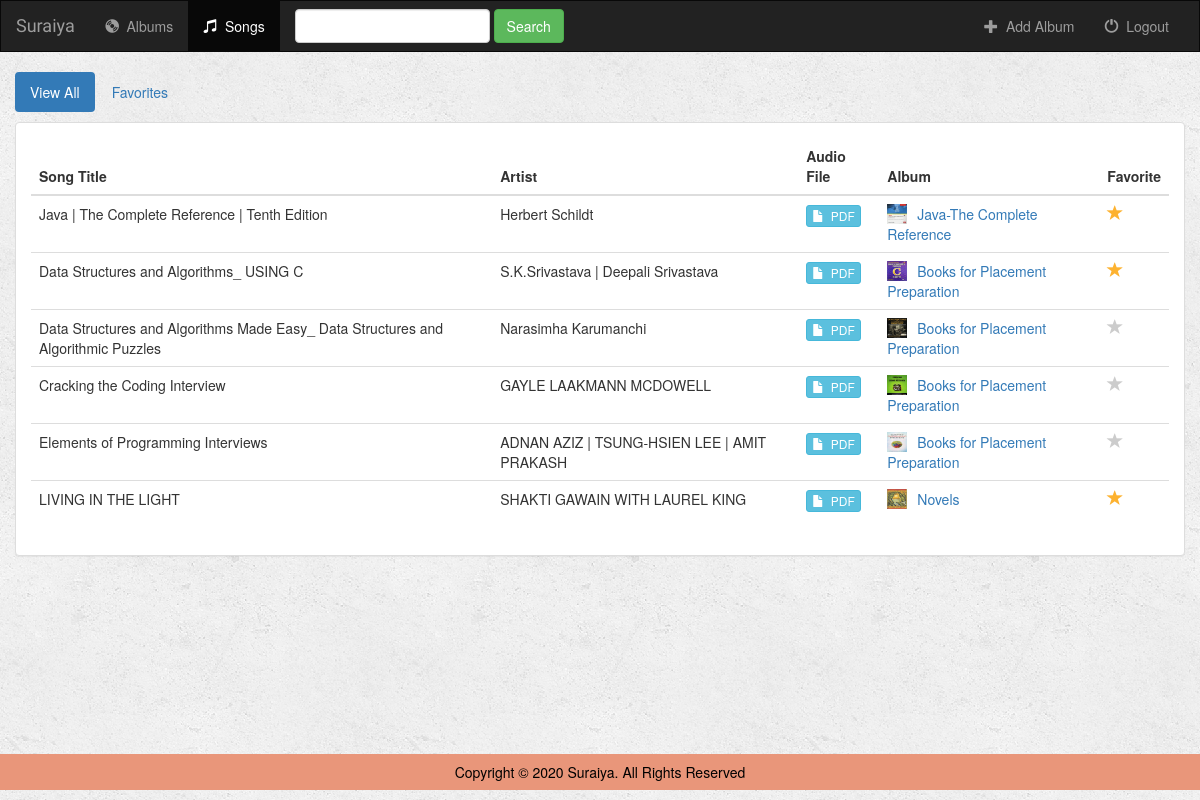
Page /music/songs/all/ (signed in) on the committed database.
### music/models.py (models this page shows, shortened)
class Song(models.Model):
    album = models.ForeignKey(Album, on_delete=models.CASCADE)
    song_title = models.CharField(max_length=250)
    audio_file = models.FileField(default='')
    is_favorite = models.BooleanField(default=False)

class Album(models.Model):
    user = models.ForeignKey(User, default=1)
    artist = models.CharField(max_length=250)
    album_title = models.CharField(max_length=500)
    genre = models.CharField(max_length=100)
    album_logo = models.FileField()
    is_favorite = models.BooleanField(default=False)

### music/views.py (the view)
# urls.py: url(r'^songs/(?P<filter_by>[a-zA_Z]+)/$', views.songs, name='songs'),
def songs(request, filter_by):
    if not request.user.is_authenticated():
        return render(request, 'music/login.html')
    else:
        try:
            song_ids = []
            for album in Album.objects.filter(user=request.user):
                for song in album.song_set.all():
                    song_ids.append(song.pk)
            users_songs = Song.objects.filter(pk__in=song_ids)
            if filter_by == 'favorites':
                users_songs = users_songs.filter(is_favorite=True)
        except Album.DoesNotExist:
            users_songs = []
        return render(request, 'music/songs.html', {
            'song_list': users_songs,
            'filter_by': filter_by,
        })

### music/templates/music/songs.html (shortened to what this page needs)
{% extends 'music/base.html' %}
{% block songs_active %}active{% endblock %}
{% block body %}
<div class="container-fluid songs-container">
    <div class="row">
        <div class="col-sm-12">
            <ul class="nav nav-pills" style="margin-bottom: 10px;">
                <li role="presentation" {% if filter_by == 'all' %}class="active"{% endif %}><a href="{% url 'music:songs' 'all' %}">View All</a></li>
                <li role="presentation" {% if filter_by == 'favorites' %}class="active"{% endif %}><a href="{% url 'music:songs' 'favorites' %}">Favorites</a></li>
            </ul>
        </div>
    </div>
    <div class="row">
        <div class="col-sm-12">
            <div class="panel panel-default">
                <div class="panel-body">
                    <table class="table">
                        <thead>
                            <tr>
                                <th>Song Title</th>
                                <th>Artist</th>
                                <th>Audio File</th>
                                <th>Album</th>
                                <th>Favorite</th>
                            </tr>
                        </thead>
                        <tbody>
                            {% for song in song_list %}
                                <tr>
                                    <td>{{ song.song_title }}</td>
                                    <td>{{ song.album.artist }}</td>
                                    <td>
                                        <a target="_blank" href="{{ song.audio_file.url }}">
                                            <button type="button" class="btn btn-info btn-xs">
                                                <span class="glyphicon glyphicon-file"></span>&nbsp; PDF
                                            </button>
                                        </a>
                                    </td>
                                    <td>
                                        <a href="{% url 'music:detail' song.album.id %}">
                                            <img src="{{ song.album.album_logo.url }}" class="img-responsive" style="width: 20px; float: left; margin-right: 10px;" />
                                        </a>
                                        <a href="{% url 'music:detail' song.album.id %}">{{ song.album.album_title }}</a>
                                    </td>
                                    <td>
                                        <a href="{% url 'music:favorite' song.id %}" class="btn-favorite"><span class="glyphicon glyphicon-star {% if song.is_favorite %}active{% endif %}"></span></a>
                                    </td>
                                </tr>
                            {% endfor %}
                        </tbody>
                    </table>
                </div>
            </div>
        </div>
    </div>
    <div class="footer">
        <p style="text-align: center;
        position: fixed;
        left: 0;
        bottom: 0;
        width: 100%;
        padding: 8px;
        background-color: DarkSalmon;
        color: black;">Copyright © 2020 Suraiya. All Rights Reserved</p>
    </div>
</div>
{% endblock %}

### music/static/music/style.css (style rules this page uses)
body { background: white url("images/background.png"); }
.glyphicon-star { color: #CCCCCC; font-size: 16px; }
.glyphicon-star.active { color: #FDB230; }

### rows in the picture
Song: song_title "Java | The Complete Reference | Tenth Edition", album.artist "Herbert Schildt", album.album_logo (picture), album.album_title "Java-The Complete Reference", is_favorite True (drawn)
Song: song_title "Data Structures and Algorithms_ USING C", album.artist "S.K.Srivastava | Deepali Srivastava", album.album_logo (picture), album.album_title "Books for Placement Preparation", is_favorite True (drawn)
Song: song_title "Data Structures and Algorithms Made Easy_ Data Structures and Algorithmic Puzzles", album.artist "Narasimha Karumanchi", album.album_logo (picture), album.album_title "Books for Placement Preparation", is_favorite False (drawn)
Song: song_title "Cracking the Coding Interview", album.artist "GAYLE LAAKMANN MCDOWELL", album.album_logo (picture), album.album_title "Books for Placement Preparation", is_favorite False (drawn)
Song: song_title "Elements of Programming Interviews", album.artist "ADNAN AZIZ | TSUNG-HSIEN LEE | AMIT PRAKASH", album.album_logo (picture), album.album_title "Books for Placement Preparation", is_favorite False (drawn)
Song: song_title "LIVING IN THE LIGHT", album.artist "SHAKTI GAWAIN WITH LAUREL KING", album.album_logo (picture), album.album_title "Novels", is_favorite True (drawn)
